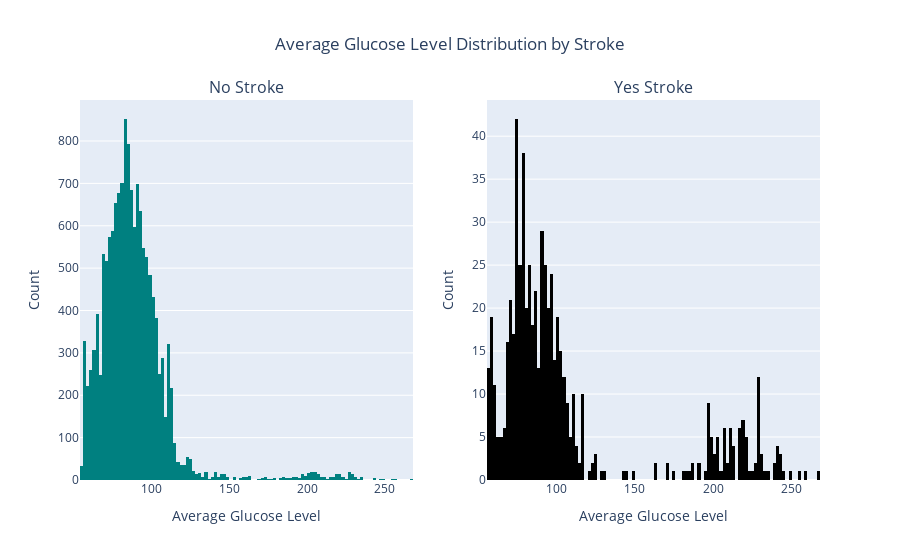

Write notebook code for a chart like this one.
### Code cell
fig = custom_historgram('avg_glucose_level', ['Average Glucose Level Distribution by Stroke', 'Average Glucose Level'])
fig.show()

### Figure 1 — Plotly figure (JSON) as saved in the notebook; plotly's stock layout.template omitted (floating-point values rounded to 4 significant figures; data arrays with more than 128 entries replaced by an {"elided": "..."} marker saying what was removed)
{"data": [{"alignmentgroup": "True", "bingroup": "x", "hovertemplate": "avg_glucose_level=%{x}<br>count=%{y}<extra></extra>", "legendgroup": "", "marker": {"color": "#008080", "pattern": {"shape": ""}}, "name": "", "offsetgroup": "", "orientation": "v", "showlegend": false, "type": "histogram", "x": {"elided": "14671 float values"}, "xaxis": "x", "yaxis": "y"}, {"alignmentgroup": "True", "bingroup": "x", "hovertemplate": "avg_glucose_level=%{x}<br>count=%{y}<extra></extra>", "legendgroup": "", "marker": {"color": "black", "pattern": {"shape": ""}}, "name": "", "offsetgroup": "", "orientation": "v", "showlegend": false, "type": "histogram", "x": {"elided": "632 float values"}, "xaxis": "x2", "yaxis": "y2"}], "layout": {"annotations": [{"font": {"size": 16}, "showarrow": false, "text": "No Stroke", "x": 0.225, "xanchor": "center", "xref": "paper", "y": 1, "yanchor": "bottom", "yref": "paper"}, {"font": {"size": 16}, "showarrow": false, "text": "Yes Stroke", "x": 0.775, "xanchor": "center", "xref": "paper", "y": 1, "yanchor": "bottom", "yref": "paper"}], "title": {"text": "Average Glucose Level Distribution by Stroke", "x": 0.5}, "xaxis": {"anchor": "y", "domain": [0, 0.45], "title": {"text": "Average Glucose Level"}}, "xaxis2": {"anchor": "y2", "domain": [0.55, 1], "title": {"text": "Average Glucose Level"}}, "yaxis": {"anchor": "x", "domain": [0, 1], "title": {"text": "Count"}}, "yaxis2": {"anchor": "x2", "domain": [0, 1], "title": {"text": "Count"}}}}
